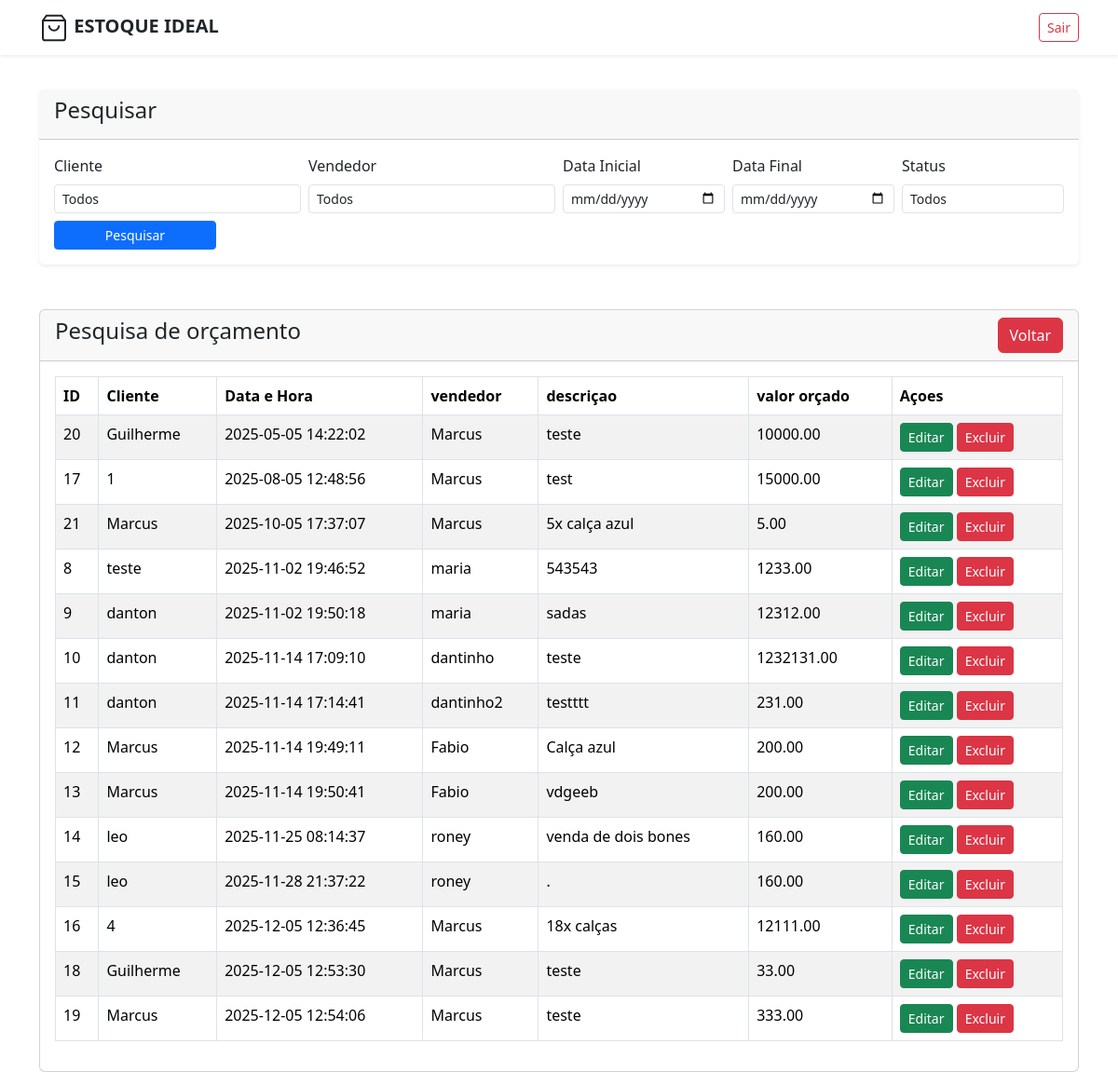
Page /pages/pesquisa.php on the earlier database version.
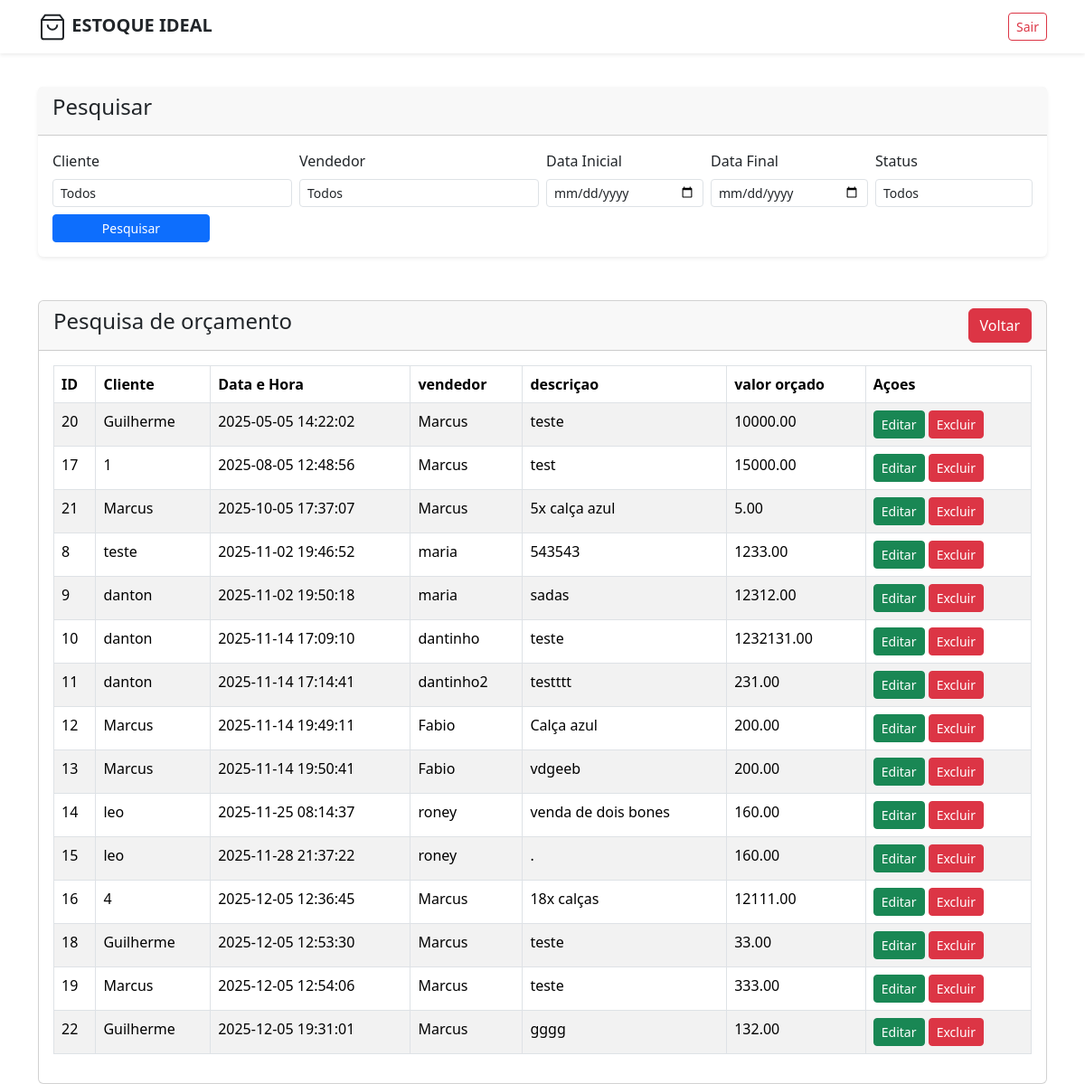
Same page on the later database version.
### tables this page shows
CREATE TABLE `orcamento_estoque` (
  `id` int(11) NOT NULL,
  `idcliente` int(11) NOT NULL,
  `cliente` varchar(100) NOT NULL,
  `doc_cliente` varchar(20) DEFAULT NULL,
  `dta_hora_orcamento` datetime NOT NULL,
  `vendedor` varchar(100) NOT NULL,
  `descricao` varchar(255) NOT NULL,
  `valor_orcado` decimal(18,2) NOT NULL,
  `id_item` int(11) NOT NULL,
  `nome_item` varchar(255) NOT NULL,
  `quantidade` int(11) NOT NULL,
  `status` varchar(20) DEFAULT 'Pendente'
);

### crud/pesquisa_orcamentos.php (called while the page is built, shortened)
<?php
class pesquisa
{
    function pesquisaDeOrcamento($conn, $cliente, $vendedor, $data_inicio, $data_fim)
    {
        $lista = array();
        $condicoes = array();
        $sql = "SELECT * FROM orcamento_estoque";
        $sql .= " ORDER BY dta_hora_orcamento ASC";
        $resultado = mysqli_query($conn, $sql);
        while ($row = mysqli_fetch_assoc($resultado)) {
            array_push($lista, $row);
        }
        return $lista;
    }
}

### pages/pesquisa.php (the view, shortened to what this page needs)
<?php
require('crud/conexao_DB.php');
include('crud/pesquisa_orcamentos.php');
$listaOrcamento = new pesquisa;
$clientePesquisa = $_POST['cliente'];
$vendedor = $_POST['vendedor'];
$dta_inicial = $_POST['dta_inicial'];
$dta_final = $_POST['dta_final'] ;
$buscaOrcamentos = $listaOrcamento->pesquisaDeOrcamento($conn, $clientePesquisa, $vendedor, $dta_inicial, $dta_final);
?>
<!doctype html>
<html lang="pt-br">
<head>
    <link href="https://cdn.jsdelivr.net/npm/bootstrap@5.3.5/dist/css/bootstrap.min.css" rel="stylesheet">
</head>
<body>
    <?php include('assets/navbar/navbar.php');  ?>
    <?php include('assets/CampoDePesquisa/formPesquisa.php');?>
    <div class="container mt-5">
        <div class="row">
            <div class="col-md-12">
                <div class="card">
                    <div class="card-header">
                        <h4>Pesquisa de orçamento
                            <a href="index.php" class="btn btn-danger float-end">Voltar</a>
                        </h4>
                    </div>
                    <div class="card-body">
                        <table class="table table-bordered table-striped">
                            <thead>
                                <tr>
                                    <th>ID</th>
                                    <th>Cliente</th>
                                    <th>Data e Hora</th>
                                    <th>vendedor</th>
                                    <th>descriçao</th>
                                    <th>valor orçado</th>
                                    <th>Açoes</th>
                                </tr>
                            </thead>
                            <tbody>
                                <?php
                                foreach ($buscaOrcamentos as $row):
                                ?>
                                    <tr>
                                        <td> <?= $row['id'] ?></td>
                                        <td> <?= $row['cliente'] ?></td>
                                        <td> <?= date('Y-m-d H:i:s', strtotime($row['dta_hora_orcamento'])) ?></td>
                                        <td> <?= $row['vendedor'] ?></td>
                                        <td> <?= $row['descricao'] ?></td>
                                        <td> <?= $row['valor_orcado'] ?></td>
                                        <td>
                                            <a href="editarOrcamento.php?id=<?= $row['id'] ?>" class="btn btn-success btn-sm">Editar</a>
                                            <form action="crud/orcamentoCRUD.php" method="POST" class="d-inline">
                                                <button type="submit" onclick="return confirm('Deseja realmente excuir este orçamento?')" name="deletar_orcamento" value="<?= $row['id'] ?>" class="btn btn-danger btn-sm"> Excluir</button>
                                            </form>
                                        </td>
                                    </tr>
                                <?php
                                endforeach;
                                ?>
                            </tbody>
                        </table>
                    </div>
                </div>
            </div>
        </div>
    </div>
</body>
</html>

Differences in the rows shown:
added orcamento_estoque: id "22", cliente "Guilherme", dta_hora_orcamento "2025-12-05 19:31:01", vendedor "Marcus", descricao "gggg", valor_orcado "132.00"
